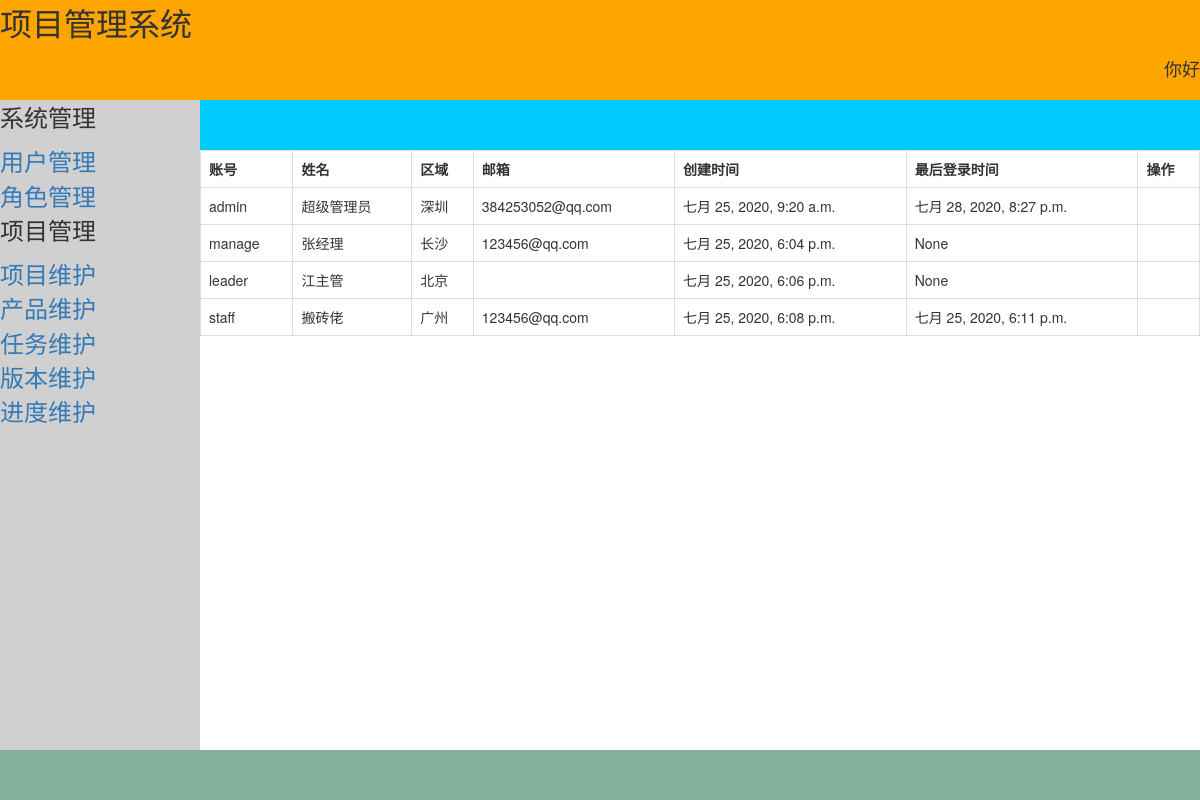
Screenshot of /system/user/ with the database file from the repository.
### login/models.py (models this page shows)
class User(AbstractUser):
    area = models.CharField(max_length=20, verbose_name='地区')
    class Meta:
        verbose_name = '用户'
        verbose_name_plural = '用户'
        ordering = ['id']

### system/views.py (the view)
# urls.py: path('user/', views.user, name='user'),
def user(request):
    if User.objects.count() == 0:  # 如果没有用户
        context = {
            'wrong': '暂无数据',
        }
    else:
        context = {
            'userset': User.objects.all(),
        }
    return render(request, 'system/user.html', context)

### system/templates/system/user.html (shortened to what this page needs)
{% extends 'login/base.html' %}
    {% block right %}
    <TABLE class="table table-hover table-bordered">
        <TR>
            <th>账号</th>
            <th>姓名</th>
            <th>区域</th>
            <th>邮箱</th>
            <th>创建时间</th>
            <th>最后登录时间</th>
            <th>操作</th>
        </TR>
        {% for user in userset %}
            <TR>
                <TD>{{user.username}}</TD>
                <TD>{{user.first_name}}</TD>
                <TD>{{user.area}}</TD>
                <TD>{{user.email}}</TD>
                <TD>{{user.date_joined}}</TD>
                <TD>{{user.last_login}}</TD>
                <TD></TD>
            </TR>
        {% endfor%}
    </TABLE>
    {% endblock right %}

### rows the page displays
User: username "admin", first_name "超级管理员", area "深圳", email "384253052@qq.com", date_joined "七月 25, 2020, 9:20 a.m.", last_login "七月 28, 2020, 8:27 p.m."
User: username "manage", first_name "张经理", area "长沙", email "123456@qq.com", date_joined "七月 25, 2020, 6:04 p.m.", last_login "None"
User: username "leader", first_name "江主管", area "北京", date_joined "七月 25, 2020, 6:06 p.m.", last_login "None"
User: username "staff", first_name "搬砖佬", area "广州", email "123456@qq.com", date_joined "七月 25, 2020, 6:08 p.m.", last_login "七月 25, 2020, 6:11 p.m."
